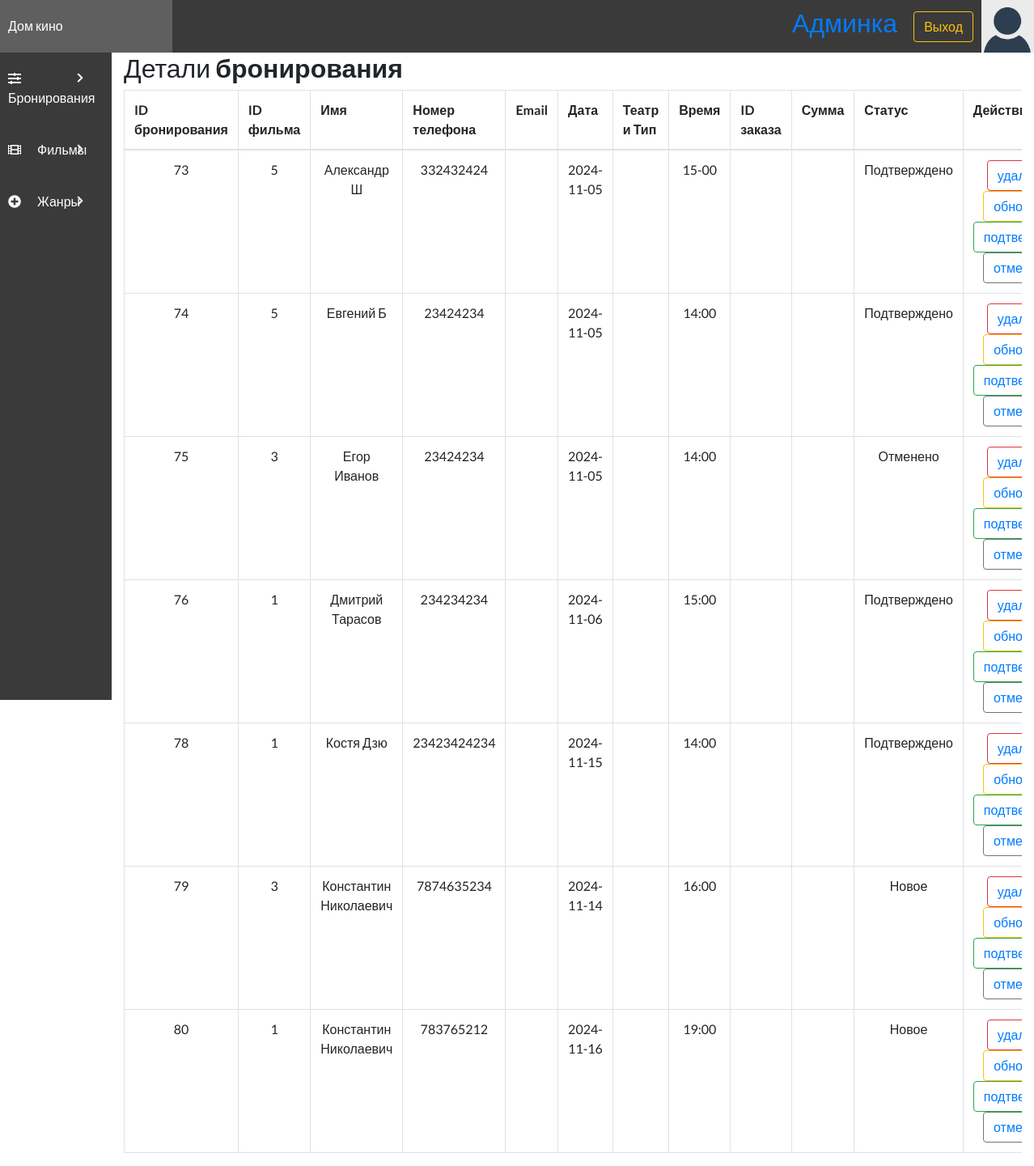
/admin/view.php (signed in), run on the app's committed database.
### tables this page shows
CREATE TABLE `bookingtable` (
                                `bookingID` int NOT NULL,
                                `movieID` int DEFAULT NULL,
                                `bookingDate` varchar(50) NOT NULL,
                                `bookingTime` varchar(50) NOT NULL,
                                `bookingFName` varchar(100) NOT NULL,
                                `bookingLName` varchar(100) DEFAULT NULL,
                                `bookingPNumber` varchar(12) NOT NULL,
                                `status` enum('Новое','Подтверждено','Отменено') DEFAULT NULL
);

### admin/view.php (the view, shortened to what this page needs)
<?php
include "config.php";
?>
<!DOCTYPE html>
<html lang="ru">
<head>
    <link rel="stylesheet" href="../style/styles.css">
    <link rel="stylesheet" href="https://use.fontawesome.com/releases/v5.7.2/css/all.css">
    <link rel="stylesheet" href="https://cdnjs.cloudflare.com/ajax/libs/twitter-bootstrap/4.5.2/css/bootstrap.css">
    <link rel="stylesheet" href="https://cdn.datatables.net/1.10.22/css/dataTables.bootstrap4.min.css">
    <link rel="stylesheet" href="https://maxcdn.bootstrapcdn.com/bootstrap/4.0.0/css/bootstrap.min.css">
</head>
<body>
<?php include('header.php'); ?>
<div class="admin-container">
    <?php include('sidebar.php'); ?>
    <div class="container-lg">
        <div class="table-responsive">
            <div class="table-wrapper">
                <div class="table-title">
                    <div class="row">
                        <div class="col-sm-8">
                            <h2>Детали <b>бронирования</b></h2>
                        </div>
                    </div>
                </div>
                <table class="table table-bordered" id="dataTable" width="100%" cellspacing="0">
                    <tr>
                        <th>ID бронирования</th>
                        <th>ID фильма</th>
                        <th>Имя</th>
                        <th>Номер телефона</th>
                        <th>Email</th>
                        <th>Дата</th>
                        <th>Театр и Тип</th>
                        <th>Время</th>
                        <th>ID заказа</th>
                        <th>Сумма</th>
                        <th>Статус</th>
                        <th>Действия</th>
                    </tr>
                    <tbody>
                    <?php
                    $con = mysqli_connect($host, $user, $password, $dbname);
                    $select = "SELECT * FROM `bookingtable`";
                    $run = mysqli_query($con, $select);
                    while ($row = mysqli_fetch_array($run)) {
                        $bookingid = $row['bookingID'];
                        $movieID = $row['movieID'];
                        $bookingFName = $row['bookingFName'];
                        $bookingLName = $row['bookingLName'];
                        $mobile = $row['bookingPNumber'];
                        $email = $row['bookingEmail'];
                        $date = $row['bookingDate'];
                        $theatre = $row['bookingTheatre'];
                        $type = $row['bookingType'];
                        $time = $row['bookingTime'];
                        $ORDERID = $row['ORDERID'];
                        $amount = $row['amount'];
                        $status = $row['status'];
                        ?>
                        <tr align="center">
                            <td><?php echo $bookingid; ?></td>
                            <td><?php echo $movieID; ?></td>
                            <td><?php echo $bookingFName . ' ' . $bookingLName; ?></td>
                            <td><?php echo $mobile; ?></td>
                            <td><?php echo $email; ?></td>
                            <td><?php echo $date; ?></td>
                            <td><?php echo $theatre . ' ' . $type; ?></td>
                            <td><?php echo $time; ?></td>
                            <td><?php echo $ORDERID; ?></td>
                            <td><?php echo $amount; ?></td>
                            <td><?php echo $status; ?></td>
                            <td>
                                <button type="submit" type="button" class="btn btn-outline-danger">
                                    <?php echo "<a href='deleteBooking.php?id=" . $row['bookingID'] . "'>удалить</a>"; ?>
                                </button>
                                <button name="update" type="submit" onclick="" type="button" class="btn btn-outline-warning">
                                    <?php echo "<a href='editBooking.php?id=" . $row['bookingID'] . "'>обновить</a>"; ?>
                                </button>
                                <button name="confirm" type="button" class="btn btn-outline-success">
                                    <?php echo "<a href='updateStatus.php?id=" . $row['bookingID'] . "&status=Подтверждено'>подтвердить</a>"; ?>
                                </button>
                                <button name="cancel" type="button" class="btn btn-outline-secondary">
                                    <?php echo "<a href='updateStatus.php?id=" . $row['bookingID'] . "&status=Отменено'>отменить</a>"; ?>
                                </button>
                            </td>
                        </tr>
                    <?php }
                    ?>
                    </tbody>
                </table>
            </div>
        </div>
    </div>
</div>
</body>
</html>

### style/styles.css (style rules this page uses)
* { margin: 0; padding: 0; box-sizing: border-box; font-family: "Lato", sans-serif; text-decoration: none; color: unset; }
.admin-container { display: grid; grid-template-columns: 1fr 5fr; }

### data on the page
bookingtable: bookingID "73", movieID "5", bookingFName "Александр", bookingLName "Ш", bookingPNumber "332432424", bookingDate "2024-11-05", bookingTime "15-00", status "Подтверждено"
bookingtable: bookingID "74", movieID "5", bookingFName "Евгений", bookingLName "Б", bookingPNumber "23424234", bookingDate "2024-11-05", bookingTime "14:00", status "Подтверждено"
bookingtable: bookingID "75", movieID "3", bookingFName "Егор", bookingLName "Иванов", bookingPNumber "23424234", bookingDate "2024-11-05", bookingTime "14:00", status "Отменено"
bookingtable: bookingID "76", movieID "1", bookingFName "Дмитрий", bookingLName "Тарасов", bookingPNumber "234234234", bookingDate "2024-11-06", bookingTime "15:00", status "Подтверждено"
bookingtable: bookingID "78", movieID "1", bookingFName "Костя", bookingLName "Дзю", bookingPNumber "23423424234", bookingDate "2024-11-15", bookingTime "14:00", status "Подтверждено"
bookingtable: bookingID "79", movieID "3", bookingFName "Константин", bookingLName "Николаевич", bookingPNumber "7874635234", bookingDate "2024-11-14", bookingTime "16:00", status "Новое"
bookingtable: bookingID "80", movieID "1", bookingFName "Константин", bookingLName "Николаевич", bookingPNumber "783765212", bookingDate "2024-11-16", bookingTime "19:00", status "Новое"
